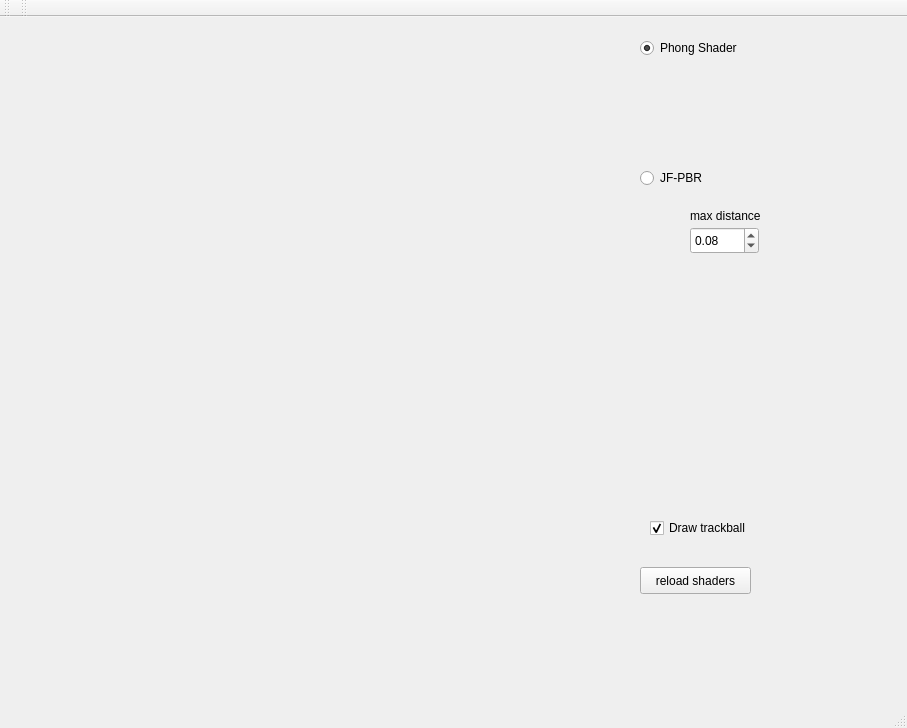
<?xml version="1.0" encoding="UTF-8"?>
<ui version="4.0">
 <class>MainWindow</class>
 <widget class="QMainWindow" name="MainWindow">
  <property name="geometry">
   <rect>
    <x>0</x>
    <y>0</y>
    <width>907</width>
    <height>728</height>
   </rect>
  </property>
  <property name="windowTitle">
   <string>MainWindow</string>
  </property>
  <widget class="QWidget" name="centralWidget">
   <widget class="PointRendererWidget" name="pointRendererWidget" native="true">
    <property name="geometry">
     <rect>
      <x>20</x>
      <y>10</y>
      <width>600</width>
      <height>600</height>
     </rect>
    </property>
   </widget>
   <widget class="QRadioButton" name="radio_phong">
    <property name="geometry">
     <rect>
      <x>640</x>
      <y>20</y>
      <width>131</width>
      <height>22</height>
     </rect>
    </property>
    <property name="text">
     <string>Phong Shader</string>
    </property>
    <property name="checked">
     <bool>true</bool>
    </property>
    <attribute name="buttonGroup">
     <string notr="true">group_effects</string>
    </attribute>
   </widget>
   <widget class="QPushButton" name="button_reload_shaders">
    <property name="geometry">
     <rect>
      <x>640</x>
      <y>550</y>
      <width>111</width>
      <height>27</height>
     </rect>
    </property>
    <property name="text">
     <string>reload shaders</string>
    </property>
   </widget>
   <widget class="QRadioButton" name="radio_jfpbr">
    <property name="geometry">
     <rect>
      <x>640</x>
      <y>150</y>
      <width>117</width>
      <height>22</height>
     </rect>
    </property>
    <property name="text">
     <string>JF-PBR</string>
    </property>
    <attribute name="buttonGroup">
     <string notr="true">group_effects</string>
    </attribute>
   </widget>
   <widget class="QCheckBox" name="check_trackball">
    <property name="geometry">
     <rect>
      <x>650</x>
      <y>500</y>
      <width>141</width>
      <height>22</height>
     </rect>
    </property>
    <property name="text">
     <string>Draw trackball</string>
    </property>
    <property name="checked">
     <bool>true</bool>
    </property>
   </widget>
   <widget class="QDoubleSpinBox" name="spinbox_first_max_distance">
    <property name="geometry">
     <rect>
      <x>690</x>
      <y>210</y>
      <width>69</width>
      <height>27</height>
     </rect>
    </property>
    <property name="maximum">
     <double>1.000000000000000</double>
    </property>
    <property name="singleStep">
     <double>0.010000000000000</double>
    </property>
    <property name="value">
     <double>0.080000000000000</double>
    </property>
   </widget>
   <widget class="QLabel" name="label_first_max_distance">
    <property name="geometry">
     <rect>
      <x>690</x>
      <y>190</y>
      <width>101</width>
      <height>17</height>
     </rect>
    </property>
    <property name="text">
     <string>max distance</string>
    </property>
   </widget>
  </widget>
  <widget class="QMenuBar" name="menuBar">
   <property name="geometry">
    <rect>
     <x>0</x>
     <y>0</y>
     <width>907</width>
     <height>25</height>
    </rect>
   </property>
  </widget>
  <widget class="QToolBar" name="mainToolBar">
   <attribute name="toolBarArea">
    <enum>TopToolBarArea</enum>
   </attribute>
   <attribute name="toolBarBreak">
    <bool>false</bool>
   </attribute>
  </widget>
  <widget class="QStatusBar" name="statusBar"/>
  <widget class="QToolBar" name="toolBar">
   <property name="windowTitle">
    <string>toolBar</string>
   </property>
   <attribute name="toolBarArea">
    <enum>TopToolBarArea</enum>
   </attribute>
   <attribute name="toolBarBreak">
    <bool>false</bool>
   </attribute>
  </widget>
 </widget>
 <layoutdefault spacing="6" margin="11"/>
 <customwidgets>
  <customwidget>
   <class>PointRendererWidget</class>
   <extends>QWidget</extends>
   <header>PointRendererWidget.h</header>
   <container>1</container>
  </customwidget>
 </customwidgets>
 <resources/>
 <connections/>
 <buttongroups>
  <buttongroup name="group_effects"/>
 </buttongroups>
</ui>
